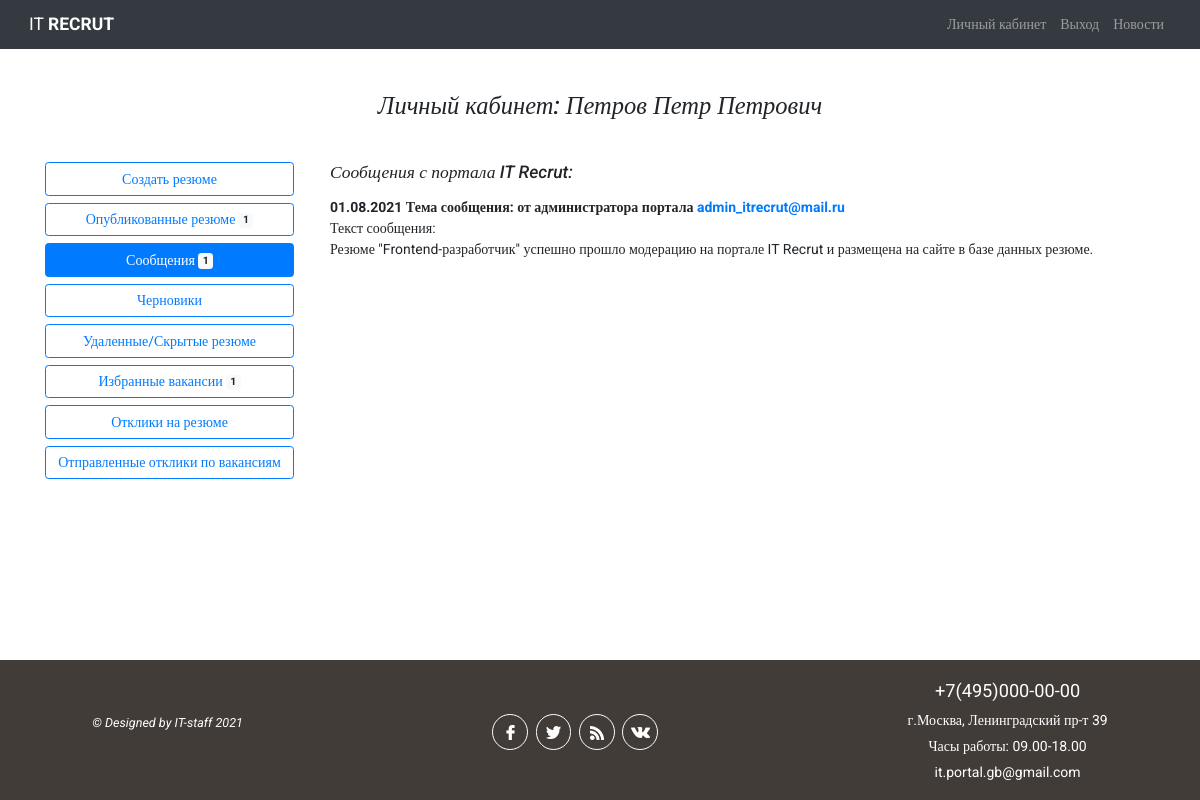
Screenshot of /worker/2/messages/ (signed in) with the database file from the repository.
### authapp/models.py (models this page shows, shortened)
class Seeker(models.Model):
    NEED_MODER = 'need_moderation'
    MODER_OK = 'moderation_ok'
    MODER_REJECT = 'moderation_reject'
    SEEKER_STATUS_CHOICES = (
        (NEED_MODER, 'требуется модерация'),
        (MODER_OK, 'модерация пройдена успешно'),
        (MODER_REJECT, 'отклонено модератором')
    )
    SEX_CHOICE = (
        ('male', 'мужской'),
        ('female', 'женский')
    )
    MARRIED_STATUS = (
        ('h', 'холост'),
        ('m', 'в браке'),
        ('d', 'в разводе')
    )
    patronimyc = models.CharField(verbose_name='Отчество', max_length=64)
    age = models.PositiveSmallIntegerField(verbose_name='возраст', default=18)
    sex = models.CharField(verbose_name='Ваш пол', max_length=32, choices=SEX_CHOICE)
    married = models.CharField(verbose_name='Семейное положение', max_length=1, choices=MARRIED_STATUS)
    city = models.CharField(verbose_name='город', max_length=64, blank=True)
    skills = models.TextField(verbose_name='Навыки (знание программ)', max_length=264, blank=True)
    hobby = models.TextField(verbose_name='Ваши увлечения', max_length=264, blank=True)
    tel = models.CharField(verbose_name='телефон', max_length=11, blank=True)
    photo = models.ImageField(upload_to='seeker_photo', blank=True)
    is_active = models.BooleanField(default=True)
    user = models.OneToOneField(User, on_delete=models.CASCADE)
    status = models.CharField(verbose_name='статус соискателя на сайте',
                              choices=SEEKER_STATUS_CHOICES, default=NEED_MODER, max_length=32)
    failed_moderation = models.CharField(max_length=512, blank=True, verbose_name='поле '
                                                                                  'заполняется в случае отклонения модерации')
    activation_key = models.CharField(max_length=128, blank=True)
    activation_key_expires = models.DateTimeField(default=(datetime.now() + timedelta(hours=24)))
    class Meta:
        verbose_name_plural = 'Соискатели'

### workerapp/models.py (models this page shows, shortened)
class Resume(models.Model):
    RESUME_ACTION_CHOICE = (
        ('draft', 'сохранить черновик'),
        ('publish', 'опубликовать на портале'),
        ('moderation_ok', 'модерация пройдена'),
        ('moderation_reject', 'модерация отклонена')
    )
    RUB = 'руб.'
    USD = 'USD'
    EUR = 'EUR'
    CURRENCY_CHOICE = (
        (RUB, 'руб.'),
        (USD, 'USD'),
        (EUR, 'EUR')
    )
    position = models.CharField(max_length=64, verbose_name='желаемая должность')
    min_salary = models.CharField(verbose_name='минимальный уровень з/п', max_length=7, blank=True,
                                  help_text='поле необязательное для заполнения')
    max_salary = models.CharField(verbose_name='максимальный уровень з/п', max_length=7, blank=True,
                                  help_text='поле необязательное для заполнения')
    currency = models.CharField(verbose_name='валюта', max_length=4, blank=True,
                                choices=CURRENCY_CHOICE, help_text='поле необязательное для '
                                                                   'заполнения')
    published = models.DateField(verbose_name='дата публикации', default=datetime.now)
    skills = models.TextField(verbose_name='Ключевые навыки', max_length=512, blank=True)
    hobby = models.TextField(verbose_name='Ваши увлечения', max_length=512, blank=True,
                             help_text='поле необязательно для заполнения')
    action = models.CharField(verbose_name='статус', max_length=64, choices=RESUME_ACTION_CHOICE)
    seeker = models.ForeignKey(Seeker, on_delete=models.CASCADE)
    hide = models.BooleanField(verbose_name='резюме удалено / скрыто', default=False)
    failed_moderation = models.TextField(verbose_name='Сообщение в случае непрохождения '
        'модерации резюме', max_length=254, blank=True, help_text='поле необязательное')
    is_favorite = models.BooleanField(verbose_name='добавлен в избранное', default=False)
    class Meta:
        verbose_name_plural = 'Резюме'

### workerapp/views.py (the view)
# urls.py: path('<int:seeker_id>/messages/', views.messages, name='messages'),
@login_required
def messages(request, seeker_id):
    title = 'Сообщения от админа портала'
    seeker = get_object_or_404(Seeker, pk=seeker_id)
    resumes = Resume.objects.filter(action='moderation_ok', hide=False, seeker=seeker).order_by('published')
    resumes_all = Resume.objects.filter(Q(action='moderation_ok') | Q(action='moderation_reject'),
                                        seeker=seeker).exclude(action='draft').exclude(hide=True).order_by('published')
    drafts = Resume.objects.filter(action='draft', hide=False, seeker=seeker).order_by('published')
    resumes_hide = Resume.objects.filter(hide=True, seeker=seeker).order_by('published')
    responses = SendOffers.objects.filter(resume__in=resumes).select_related()
    send_resp = SendResponse.objects.filter(resume__seeker=seeker.id).order_by('date')
    favorite_vacancies = FavoriteVacancies.objects.filter(seeker=seeker).order_by('-date')
    context = {'title': title, 'seeker': seeker, 'drafts': drafts, 'resumes_hide': resumes_hide, 'resumes': resumes,
               'resumes_all': resumes_all, 'responses': responses, 'send_resp': send_resp, 'favorites': favorite_vacancies}
    return render(request, 'workerapp/worker_messages.html', context)

### workerapp/templates/workerapp/worker_messages.html (shortened to what this page needs)
<!DOCTYPE html>
{% extends 'mainapp/base.html' %}
{% load static %}
{% block content %}
<div class="container my-5">
    <h3 class="font-italic mb-5 text-center">Личный кабинет: {{ seeker.user.first_name }}
        {{ seeker.user.last_name }} {{ seeker.patronimyc }} </h3>
    <div class="row justify-content-center">
        <div class="col-7 col-sm-4 col-md-3 pr-4 mb-4">
            {% include 'workerapp/include/menu.html' %}
        </div>
        <div class="col-12 col-sm-8 col-md-9">
            <h5 class="font-italic mb-3">Сообщения с портала IT Recrut:</h5>
            {% if resumes_all %}
            {% for resume in resumes_all %}
            {% if resume.action == 'moderation_ok' %}
            <p class="font-weight-bold mb-0">{{ resume.published|date:"d.m.Y" }} Тема сообщения: от
                администратора портала <a href="#">admin_itrecrut@mail.ru</a></p>
            <p class="mb-0">Текст сообщения:</p>
            <p class="mb-5">Резюме "{{ resume.position }}" успешно прошло модерацию на портале IT Recrut и размещена на
              сайте в базе данных резюме.
            </p>
            {% endif %}
            {% endfor %}
            {% else %}
            <p>У вас нет ни одного сообщения.</p>
            {% endif %}
        </div>
    </div>
</div>
{% endblock %}

### static/css/style.css (style rules this page uses)
* { margin: 0; padding: 0; }
html { font-size: 16px; }
@media all and (min-width: 1024px) and (max-width: 1200px) { html { font-size: 14px; } }
html, body { height: 100%; }
body { box-sizing: border-box; font-family: Roboto; display: flex; flex-direction: column; }
.container { flex: 1 0 auto; }

### rows the page displays
Seeker: user.first_name "Петров", user.last_name "Петр", patronimyc "Петрович"
Resume: published "01.08.2021", position "Frontend-разработчик"

### other values shown
{{ resumes|length }} "1"
{{ resumes_all|length }} "1"
{{ favorites|length }} "1"
